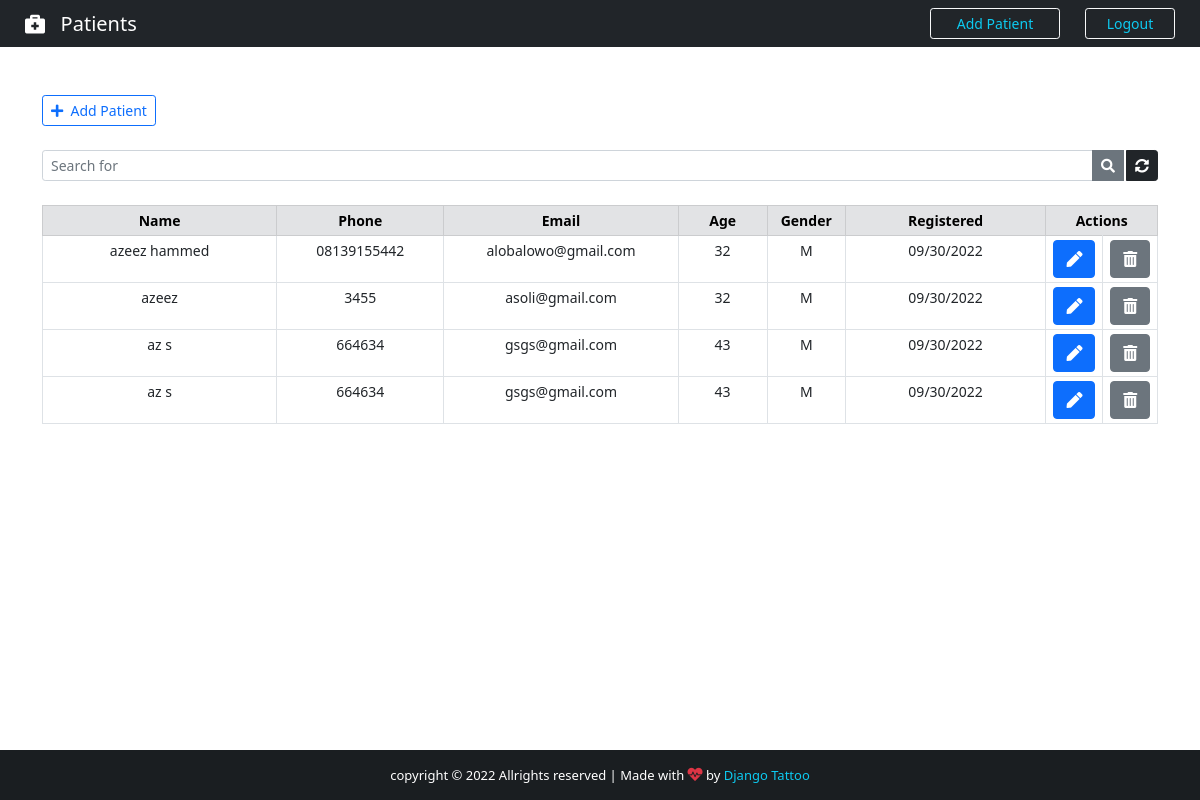
Before: /patients/ (signed in) with the older database file.
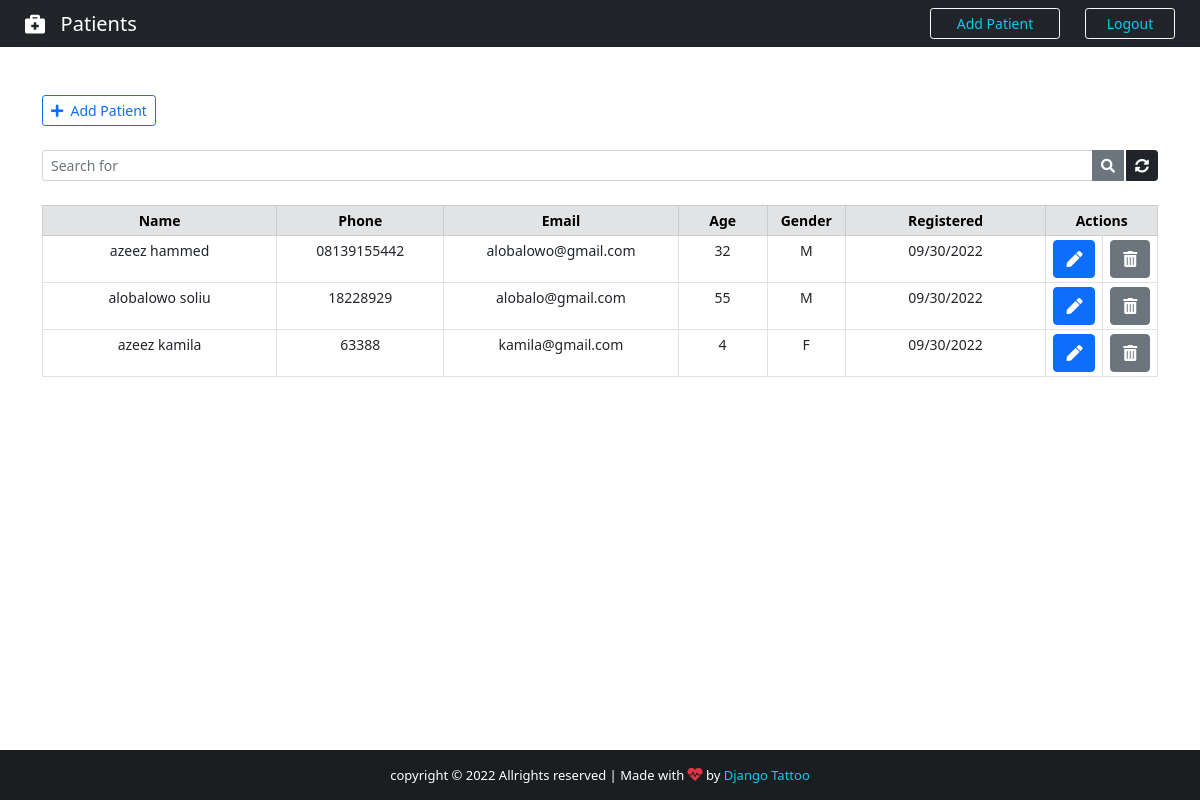
After: the same page with the newer database file.
### app/models.py (models this page shows, shortened)
class Patient(models.Model):
    GENDER = (
        ('F', 'F'),
        ('M', 'M'),
    )
    id = models.IntegerField(primary_key=True)
    name = models.CharField(max_length=100)
    phone = models.CharField(max_length=100)
    email = models.CharField(max_length=100)
    age = models.CharField(max_length=100)
    gender = models.CharField(max_length=100, null=True, choices=GENDER)
    description = models.TextField(max_length=200, blank=True, null=True)
    created_at = models.DateTimeField(auto_now_add=True)

### app/views.py (the view)
# urls.py: path('patients/', views.Patients, name='patients'),
@cache_control(no_cache=True, must_revalidate=True, no_store=True)
@login_required(login_url='login')
def Patients(request):
    if 'q' in request.GET:
        q = request.GET['q']
        patients = Patient.objects.filter(
            Q(name__icontains=q) | Q(phone=q) | Q(email=q) | Q(age=q) | Q(gender=q) | Q(description=q)
        ).order_by('-created_at')
    else:
        patients = Patient.objects.all().order_by('-created_at')
    paginator = Paginator(patients, 10)
    page = request.GET.get('page')
    patients = paginator.get_page(page)
    context = {
        'patients': patients,
    }
    return render(request, 'app/patients.html', context)

### app/templates/app/patients.html (shortened to what this page needs)
{% extends 'base.html' %}
{% block content %}
<div class="container">
    <br><br>
    <div class="d-flex justify-content-between">
        <a href="{% url 'add-patient' %}" class="btn btn-outline-primary btn-sm"><i class="fas fa-plus"></i>&nbsp;&nbsp;Add Patient</a>
    </div>
    <form>
        <div class="input-group input-group-sm mb-3 mt-4">
            <input name="q" type="text" class="form-control" placeholder="Search for" value="{{request.GET.q}}">
            <button class="btn btn-secondary"><i class="fas fa-search"></i></button>
            <a href="{% url 'patients' %}" class="btn btn-dark" style="margin-left: 2px;"><i class="fas fa-sync-alt"></i></a>
        </div>
    </form>
    <center>
        <table class="table table-bordered table-sm mt-4" style="text-align: center; font-size: 14px;">
            <thead class="table-secondary">
                <tr>
                    <th style="width: 21%;">Name</th>
                    <th style="width: 15%;">Phone</th>
                    <th style="width: 21%;">Email</th>
                    <th style="width: 8%;">Age</th>
                    <th style="width: 7%;">Gender</th>
                    <th style="width: 18%;">Registered</th>
                    <th style="width: 10%;" colspan="2">Actions</th>
                </tr>
            </thead>
            {% for patient in patients %}
            <tr>
               <td>{{patient.name}}</td>
               <td>{{patient.phone}}</td>
               <td>{{patient.email}}</td>
               <td>{{patient.age}}</td>
               <td>{{patient.gender}}</td>
               <td>{{patient.created_at | date:'m/d/Y'}}</td>
               <td>
                    <a class="btn btn-primary" href="{% url 'edit-patient' patient.id %}" title="Edit Patient">
                        <i class="fas fa-pen"></i>
                    </a>
               </td>
               <td>
                <a class="btn btn-secondary" href="{% url 'delete-patient' patient.id %}" title="Delete Patient">
                    <i class="fas fa-trash-alt"></i>
                </a>
           </td>
            </tr>
            {% endfor %}
        </table>
    </center>
</div>
{% endblock content %}

Changed rows visible on the page:
removed Patient: name "azeez", phone "3455", email "asoli@gmail.com", age "32", gender "M", created_at "09/30/2022"
removed Patient: name "az s", phone "664634", email "gsgs@gmail.com", age "43", gender "M", created_at "09/30/2022"
removed Patient: name "az s", phone "664634", email "gsgs@gmail.com", age "43", gender "M", created_at "09/30/2022"
added Patient: name "alobalowo soliu", phone "18228929", email "alobalo@gmail.com", age "55", gender "M", created_at "09/30/2022"
added Patient: name "azeez kamila", phone "63388", email "kamila@gmail.com", age "4", gender "F", created_at "09/30/2022"
